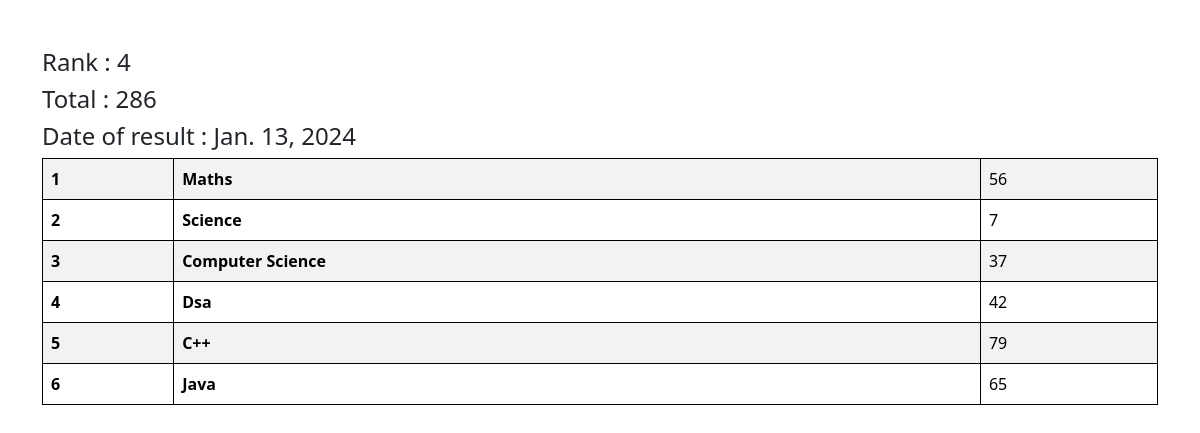
Page /see_marks/4/ on the committed database.
### vege/models.py (models this page shows, shortened)
class SubjectMarks(models.Model):
    student = models.ForeignKey(Student,related_name="studentmarks",on_delete=models.CASCADE)
    subject =models.ForeignKey(Subject,on_delete=models.CASCADE)
    marks = models.IntegerField()
    class Meta:
        unique_together =['student','subject']

class Student(models.Model):
    department = models.ForeignKey(Department,related_name="depart",on_delete=models.CASCADE)
    student_id = models.OneToOneField(StudentID,related_name="studentid",on_delete=models.CASCADE)
    student_name = models.CharField(max_length=100)
    student_email = models.EmailField(unique=True)
    student_age = models.IntegerField(default=18)
    student_address = models.TextField()
    class Meta:
        ordering=['student_name']
        verbose_name="student"

class ReportCard(models.Model):
    student = models.ForeignKey(Student,related_name="studentreportcard",on_delete=models.CASCADE)
    student_rank = models.IntegerField()
    date_of_report_card_generation = models.DateField(auto_now_add=True)
    class Meta:
        unique_together=['student_rank','date_of_report_card_generation']

class Subject(models.Model):
    subject_name=models.CharField(max_length=100)

### vege/views.py (the view)
# urls.py: path('see_marks/<student_id>/',see_marks ,name = "see_marks"),
def see_marks(request,student_id):
    queryset = SubjectMarks.objects.filter(student__student_id__student_id=student_id)
    total_marks=queryset.aggregate(total_marks = Sum('marks'))
    return render(request,'report/see_marks.html',{'queryset': queryset,'total_marks':total_marks})

### vege/templates/report/see_marks.html
{% extends "base.html" %}
{% block start %}
<div class="container mt-5">
    <h4>Rank : {{queryset.first.student.studentreportcard.first.student_rank}}</h4>
    <h4>Total : {{total_marks.total_marks}}</h4>
    <h4>Date of result : {{queryset.first.student.studentreportcard.first.date_of_report_card_generation}}</h4>
    <table class="table table-striped">
        <tbody>
            {% for marks in queryset %}
          <tr>
            <th scope="row">{{forloop.counter}}</th>
            <td><b>{{marks.subject.subject_name}}</b></td>
            <td>{{marks.marks}}</td>
          </tr>
          {% endfor %}
        </tbody>
      </table>
</div>
{% endblock %}

### home/templates/base.html (style rules this page uses)
table,th,td { border:1px solid black; }

### rows in the picture
SubjectMarks: first.student.studentreportcard.first.student_rank "4", first.student.studentreportcard.first.date_of_report_card_generation "Jan. 13, 2024", subject.subject_name "Maths", marks "56"
SubjectMarks: subject.subject_name "Science", marks "7"
SubjectMarks: subject.subject_name "Computer Science", marks "37"
SubjectMarks: subject.subject_name "Dsa", marks "42"
SubjectMarks: subject.subject_name "C++", marks "79"
SubjectMarks: subject.subject_name "Java", marks "65"

### other values in the picture
{{ total_marks.total_marks }} "286"
